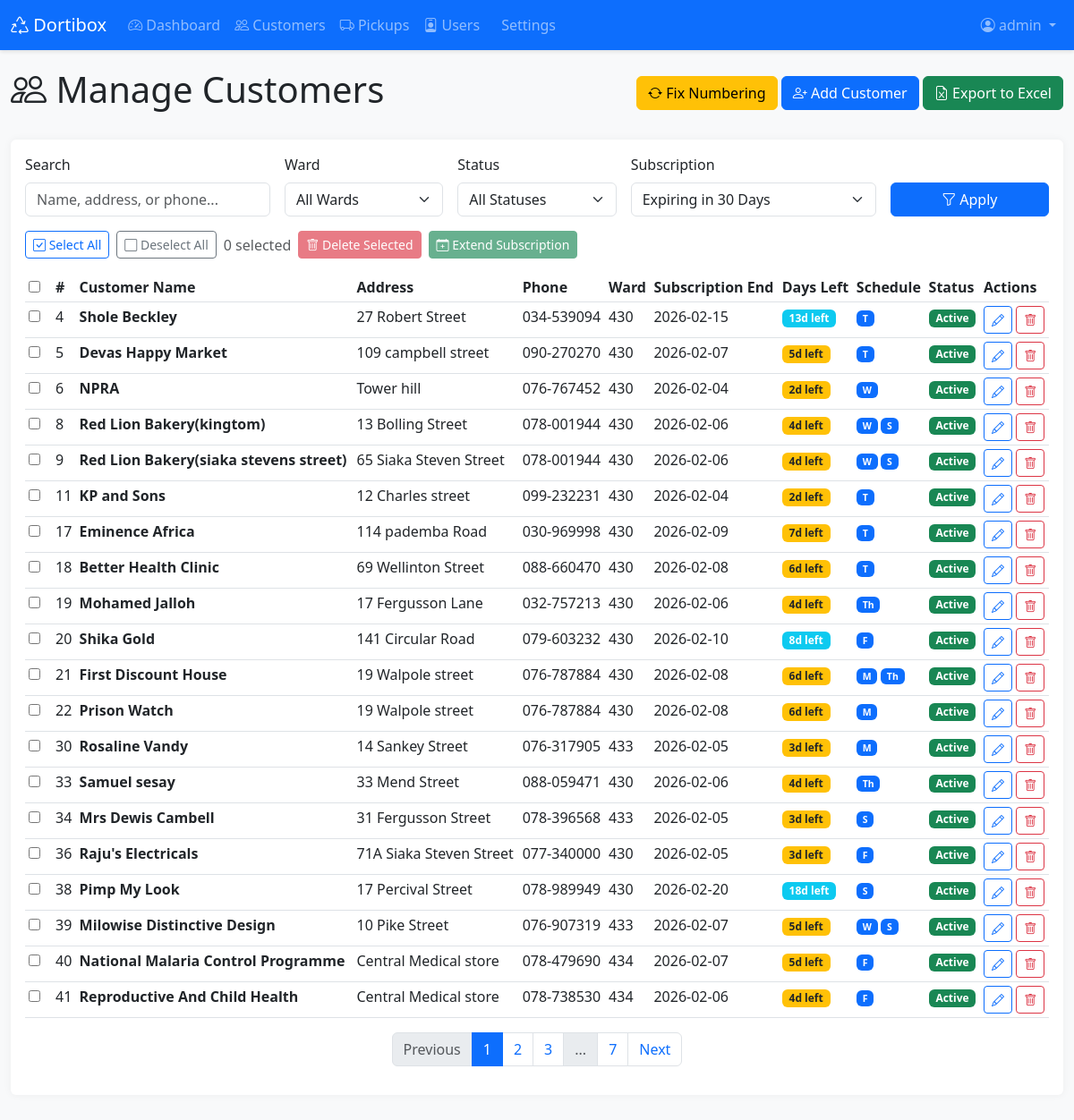
The page /admin/customers?subscription=expiring_month (signed in) on the database its author committed.
### app.py (models this page shows, shortened)
class Customer(db.Model):
    id = db.Column(db.Integer, primary_key=True)
    customer_number = db.Column(db.Integer)
    customer_name = db.Column(db.String(200), nullable=False)
    address = db.Column(db.String(300))
    phone_number = db.Column(db.String(50))
    type = db.Column(db.String(100))
    ward = db.Column(db.String(100))
    bin_size = db.Column(db.String(50))  # Now stores multiple sizes like "300L, 50L"
    bin_qty = db.Column(db.Integer)
    frequency = db.Column(db.String(50))
    time = db.Column(db.String(50))
    monday = db.Column(db.Integer, default=0)
    tuesday = db.Column(db.Integer, default=0)
    wednesday = db.Column(db.Integer, default=0)
    thursday = db.Column(db.Integer, default=0)
    friday = db.Column(db.Integer, default=0)
    saturday = db.Column(db.Integer, default=0)
    sales_rep = db.Column(db.String(100))
    payment_type = db.Column(db.String(100))
    subscription_start = db.Column(db.Date)
    subscription_end = db.Column(db.Date)
    active = db.Column(db.String(10))
    target_month_start = db.Column(db.Date)
    target_month_end = db.Column(db.Date)
    month_acquired = db.Column(db.String(50))
    amount_paid = db.Column(db.Float)
    pickups = db.relationship('Pickup', backref='customer', lazy=True, cascade='all, delete-orphan')
    def subscription_status(self):
        if not self.subscription_end:
            return 'no_date'
        today = date.today()
        days_until_end = (self.subscription_end - today).days
        if days_until_end < 0:
            return 'expired'
        elif days_until_end <= 7:
            return 'expiring_week'
        elif days_until_end <= 30:
            return 'expiring_month'
        else:
            return 'active'

### app.py (the view, shortened to what this page needs)
@app.route('/admin/customers')
@admin_required
def admin_customers():
    page = request.args.get('page', 1, type=int)
    search = request.args.get('search', '')
    ward_filter = request.args.get('ward', '')
    status_filter = request.args.get('status', '')
    subscription_filter = request.args.get('subscription', '')
    query = Customer.query
    if search:
        query = query.filter(
            (Customer.customer_name.contains(search)) |
            (Customer.address.contains(search)) |
            (Customer.phone_number.contains(search))
        )
    if ward_filter:
        query = query.filter(Customer.ward == ward_filter)
    if status_filter == 'active':
        query = query.filter((Customer.active == 'Yes') | (Customer.active == 'yes'))
    elif status_filter == 'inactive':
        query = query.filter(Customer.active == 'No')
    today = date.today()
    if subscription_filter == 'expired':
        query = query.filter(
            Customer.subscription_end.isnot(None),
            Customer.subscription_end < today
        )
    elif subscription_filter == 'expiring_month':
        month_from_now = today + timedelta(days=30)
        query = query.filter(
            Customer.subscription_end.isnot(None),
            Customer.subscription_end >= today,
            Customer.subscription_end <= month_from_now
        )
    elif subscription_filter == 'no_date':
        query = query.filter(Customer.subscription_end.is_(None))
    customers = query.order_by(Customer.customer_number).paginate(
        page=page, per_page=20, error_out=False
    )
    wards = db.session.query(Customer.ward).filter(Customer.ward.isnot(None)).distinct().order_by(Customer.ward).all()
    wards = [w[0] for w in wards if w[0]]
    return render_template('admin_customers.html',
                         customers=customers,
                         search=search,
                         ward_filter=ward_filter,
                         status_filter=status_filter,
                         subscription_filter=subscription_filter,
                         wards=wards,
                         today=today)

### app.py (called while the page is built)
@app.context_processor
def inject_now():
    return {
        'now': datetime.now,
        'abs': abs  # Add abs function
    }

def admin_required(f):
    @wraps(f)
    def decorated_function(*args, **kwargs):
        if 'user_id' not in session:
            flash('Please log in to access this page.', 'warning')
            return redirect(url_for('login'))
        user = User.query.get(session['user_id'])
        if user.role != 'admin':
            flash('You do not have permission to access this page.', 'danger')
            return redirect(url_for('dashboard'))
        return f(*args, **kwargs)
    return decorated_function

### templates/admin_customers.html (shortened to what this page needs)
{% extends "base.html" %}
{% block content %}
<div class="container-fluid">
    <div class="d-flex justify-content-between align-items-center mb-4">
        <h1><i class="bi bi-people"></i> Manage Customers</h1>
        <div>
            <button type="button" class="btn btn-warning" onclick="renumberCustomers()" title="Fix customer numbering">
                <i class="bi bi-arrow-repeat"></i> Fix Numbering
            </button>
            <a href="{{ url_for('add_customer') }}" class="btn btn-primary">
                <i class="bi bi-person-plus"></i> Add Customer
            </a>
            <button type="button" class="btn btn-success" onclick="exportCustomers()">
                <i class="bi bi-file-earmark-excel"></i> Export to Excel
            </button>
        </div>
    </div>
    <div class="card">
        <div class="card-body">
            <form method="GET" class="row g-3 mb-3">
                <div class="col-md-3">
                    <label for="search" class="form-label">Search</label>
                    <input type="text" class="form-control" id="search" name="search"
                           placeholder="Name, address, or phone..."
                           value="{{ search }}">
                </div>
                <div class="col-md-2">
                    <label for="ward" class="form-label">Ward</label>
                    <select class="form-select" id="ward" name="ward">
                        <option value="">All Wards</option>
                    </select>
                </div>
                <div class="col-md-2">
                    <label for="status" class="form-label">Status</label>
                    <select class="form-select" id="status" name="status">
                        <option value="">All Statuses</option>
                    </select>
                </div>
                <div class="col-md-3">
                    <label for="subscription" class="form-label">Subscription</label>
                    <select class="form-select" id="subscription" name="subscription">
                        <option value="expiring_month" {% if subscription_filter == 'expiring_month' %}selected{% endif %}>Expiring in 30 Days</option>
                    </select>
                </div>
                <div class="col-md-2 d-flex align-items-end">
                    <button type="submit" class="btn btn-primary w-100">
                        <i class="bi bi-funnel"></i> Apply
                    </button>
                </div>
            </form>
            <div class="mb-3 d-flex gap-2 align-items-center flex-wrap">
                <button type="button" class="btn btn-sm btn-outline-primary" onclick="selectAll()">
                    <i class="bi bi-check-square"></i> Select All
                </button>
                <button type="button" class="btn btn-sm btn-outline-secondary" onclick="deselectAll()">
                    <i class="bi bi-square"></i> Deselect All
                </button>
                <span class="text-muted" id="selectedCount">0 selected</span>
                <button type="button" class="btn btn-sm btn-danger" onclick="bulkDelete()" id="bulkDeleteBtn" disabled>
                    <i class="bi bi-trash"></i> Delete Selected
                </button>
                <button type="button" class="btn btn-sm btn-success" onclick="showExtendModal()" id="bulkExtendBtn" disabled>
                    <i class="bi bi-calendar-plus"></i> Extend Subscription
                </button>
            </div>
            <form id="bulkActionForm" method="POST">
                <div class="table-responsive">
                    <table class="table table-hover table-sm">
                        <thead>
                            <tr>
                                <th style="width: 30px;">
                                    <input type="checkbox" id="selectAllCheckbox" onchange="toggleSelectAll()">
                                </th>
                                <th>#</th>
                                <th>Customer Name</th>
                                <th>Address</th>
                                <th>Phone</th>
                                <th>Ward</th>
                                <th>Subscription End</th>
                                <th>Days Left</th>
                                <th>Schedule</th>
                                <th>Status</th>
                                <th>Actions</th>
                            </tr>
                        </thead>
                        <tbody>
                            {% for customer in customers.items %}
                            {% set sub_status = customer.subscription_status() %}
                            <tr class="{% if sub_status == 'expired' %}subscription-expired{% elif sub_status == 'expiring_week' %}subscription-expiring-week{% elif sub_status == 'expiring_month' %}subscription-expiring-month{% endif %}">
                                <td>
                                    <input type="checkbox" class="customer-checkbox"
                                           name="customer_ids[]"
                                           value="{{ customer.id }}"
                                           onchange="updateSelectedCount()">
                                </td>
                                <td>{{ customer.customer_number or '-' }}</td>
                                <td><strong>{{ customer.customer_name }}</strong></td>
                                <td>{{ customer.address or '-' }}</td>
                                <td>{{ customer.phone_number or '-' }}</td>
                                <td>{{ customer.ward or '-' }}</td>
                                <td>
                                    {% if customer.subscription_end %}
                                        {{ customer.subscription_end.strftime('%Y-%m-%d') }}
                                    {% else %}
                                        <span class="text-muted">Not set</span>
                                    {% endif %}
                                </td>
                                <td>
                                    {% if customer.subscription_end %}
                                        {% set days_left = (customer.subscription_end - today).days %}
                                        {% if days_left < 0 %}
                                            <span class="badge bg-danger">Expired {{ abs(days_left) }}d ago</span>
                                        {% elif days_left == 0 %}
                                            <span class="badge bg-danger">Expires Today</span>
                                        {% elif days_left <= 7 %}
                                            <span class="badge bg-warning text-dark">{{ days_left }}d left</span>
                                        {% elif days_left <= 30 %}
                                            <span class="badge bg-info">{{ days_left }}d left</span>
                                        {% else %}
                                            <span class="badge bg-success">{{ days_left }}d left</span>
                                        {% endif %}
                                    {% else %}
                                        <span class="text-muted">-</span>
                                    {% endif %}
                                </td>
                                <td>
                                    <small>
                                        {% if customer.monday %}<span class="badge bg-primary">M</span>{% endif %}
                                        {% if customer.tuesday %}<span class="badge bg-primary">T</span>{% endif %}
                                        {% if customer.wednesday %}<span class="badge bg-primary">W</span>{% endif %}
                                        {% if customer.thursday %}<span class="badge bg-primary">Th</span>{% endif %}
                                        {% if customer.friday %}<span class="badge bg-primary">F</span>{% endif %}
                                        {% if customer.saturday %}<span class="badge bg-primary">S</span>{% endif %}
                                    </small>
                                </td>
                                <td>
                                    {% if customer.active in ['Yes', 'yes'] %}
                                    <span class="badge bg-success">Active</span>
                                    {% else %}
                                    <span class="badge bg-danger">Inactive</span>
                                    {% endif %}
                                </td>
                                <td class="table-actions">
                                    <a href="{{ url_for('edit_customer', id=customer.id) }}"
                                       class="btn btn-sm btn-outline-primary" title="Edit">
                                        <i class="bi bi-pencil"></i>
                                    </a>
                                    <button type="button" class="btn btn-sm btn-outline-danger"
                                            onclick="deleteSingle({{ customer.id }})" title="Delete">
                                        <i class="bi bi-trash"></i>
                                    </button>
                                </td>
                            </tr>
                            {% endfor %}
                        </tbody>
                    </table>
                </div>
            </form>
            {% if customers.pages > 1 %}
            <nav>
                <ul class="pagination justify-content-center">
                    <li class="page-item {% if not customers.has_prev %}disabled{% endif %}">
                        <a class="page-link" href="{{ url_for('admin_customers', page=customers.prev_num, search=search, ward=ward_filter, status=status_filter, subscription=subscription_filter) }}">
                            Previous
                        </a>
                    </li>
                    {% for page_num in customers.iter_pages(left_edge=1, right_edge=1, left_current=1, right_current=2) %}
                        {% if page_num %}
                            <li class="page-item {% if page_num == customers.page %}active{% endif %}">
                                <a class="page-link" href="{{ url_for('admin_customers', page=page_num, search=search, ward=ward_filter, status=status_filter, subscription=subscription_filter) }}">
                                    {{ page_num }}
                                </a>
                            </li>
                        {% else %}
                            <li class="page-item disabled"><span class="page-link">...</span></li>
                        {% endif %}
                    {% endfor %}
                    <li class="page-item {% if not customers.has_next %}disabled{% endif %}">
                        <a class="page-link" href="{{ url_for('admin_customers', page=customers.next_num, search=search, ward=ward_filter, status=status_filter, subscription=subscription_filter) }}">
                            Next
                        </a>
                    </li>
                </ul>
            </nav>
            {% endif %}
        </div>
    </div>
</div>
{% endblock %}

### templates/base.html (style rules this page uses)
body { min-height: 100vh; background-color: #f8f9fa; }
.card { box-shadow: 0 0 10px rgba(0,0,0,.05); border: none; margin-bottom: 20px; }
.table-actions { white-space: nowrap; }

### templates/admin_customers.html (style rules this page uses)
.subscription-expiring-week { background-color: #fff3cd !important; }
.subscription-expiring-month { background-color: #fff8e1 !important; }

### rows shown on the page
Customer: customer_number "4", customer_name "Shole Beckley", address "27 Robert Street", phone_number "034-539094", ward "430", subscription_end "2026-02-15", tuesday "T", active "Active"
Customer: customer_number "5", customer_name "Devas Happy Market", address "109 campbell street", phone_number "090-270270", ward "430", subscription_end "2026-02-07", tuesday "T", active "Active"
Customer: customer_number "6", customer_name "NPRA", address "Tower hill", phone_number "076-767452", ward "430", subscription_end "2026-02-04", wednesday "W", active "Active"
Customer: customer_number "8", customer_name "Red Lion Bakery(kingtom)", address "13 Bolling Street", phone_number "078-001944", ward "430", subscription_end "2026-02-06", wednesday "W", saturday "S", active "Active"
Customer: customer_number "9", customer_name "Red Lion Bakery(siaka stevens street)", address "65 Siaka Steven Street", phone_number "078-001944", ward "430", subscription_end "2026-02-06", wednesday "W", saturday "S", active "Active"
Customer: customer_number "11", customer_name "KP and Sons", address "12 Charles street", phone_number "099-232231", ward "430", subscription_end "2026-02-04", tuesday "T", active "Active"
Customer: customer_number "17", customer_name "Eminence Africa", address "114 pademba Road", phone_number "030-969998", ward "430", subscription_end "2026-02-09", tuesday "T", active "Active"
Customer: customer_number "18", customer_name "Better Health Clinic", address "69 Wellinton Street", phone_number "088-660470", ward "430", subscription_end "2026-02-08", tuesday "T", active "Active"
Customer: customer_number "19", customer_name "Mohamed Jalloh", address "17 Fergusson Lane", phone_number "032-757213", ward "430", subscription_end "2026-02-06", thursday "Th", active "Active"
Customer: customer_number "20", customer_name "Shika Gold", address "141 Circular Road", phone_number "079-603232", ward "430", subscription_end "2026-02-10", friday "F", active "Active"
Customer: customer_number "21", customer_name "First Discount House", address "19 Walpole street", phone_number "076-787884", ward "430", subscription_end "2026-02-08", monday "M", thursday "Th", active "Active"
Customer: customer_number "22", customer_name "Prison Watch", address "19 Walpole street", phone_number "076-787884", ward "430", subscription_end "2026-02-08", monday "M", active "Active"
Customer: customer_number "30", customer_name "Rosaline Vandy", address "14 Sankey Street", phone_number "076-317905", ward "433", subscription_end "2026-02-05", monday "M", active "Active"
Customer: customer_number "33", customer_name "Samuel sesay", address "33 Mend Street", phone_number "088-059471", ward "430", subscription_end "2026-02-06", thursday "Th", active "Active"
Customer: customer_number "34", customer_name "Mrs Dewis Cambell", address "31 Fergusson Street", phone_number "078-396568", ward "433", subscription_end "2026-02-05", saturday "S", active "Active"
Customer: customer_number "36", customer_name "Raju's Electricals", address "71A Siaka Steven Street", phone_number "077-340000", ward "430", subscription_end "2026-02-05", friday "F", active "Active"
Customer: customer_number "38", customer_name "Pimp My Look", address "17 Percival Street", phone_number "078-989949", ward "430", subscription_end "2026-02-20", saturday "S", active "Active"
Customer: customer_number "39", customer_name "Milowise Distinctive Design", address "10 Pike Street", phone_number "076-907319", ward "433", subscription_end "2026-02-07", wednesday "W", saturday "S", active "Active"
Customer: customer_number "40", customer_name "National Malaria Control Programme", address "Central Medical store", phone_number "078-479690", ward "434", subscription_end "2026-02-07", friday "F", active "Active"
Customer: customer_number "41", customer_name "Reproductive And Child Health", address "Central Medical store", phone_number "078-738530", ward "434", subscription_end "2026-02-06", friday "F", active "Active"

### other values the page prints
{{ session.username }} "admin"
{{ page_num }} "1" "2" "3" "7"
